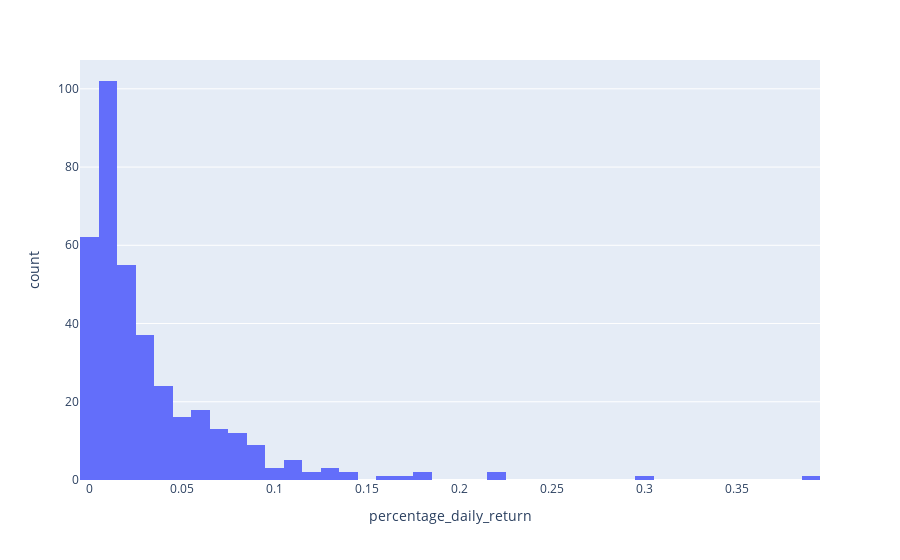

Source (notebook cell):
### Code cell
dfrights.abs().sort_values("percentage_daily_return")
fig = px.histogram(dfrights.abs(), x="percentage_daily_return")
fig.show()

### Figure 1 — Plotly figure (JSON) as saved in the notebook; plotly's stock layout.template omitted (floating-point values rounded to 4 significant figures; data arrays with more than 128 entries replaced by an {"elided": "..."} marker saying what was removed)
{"data": [{"alignmentgroup": "True", "bingroup": "x", "hovertemplate": "percentage_daily_return=%{x}<br>count=%{y}<extra></extra>", "legendgroup": "", "marker": {"color": "#636efa"}, "name": "", "offsetgroup": "", "orientation": "v", "showlegend": false, "type": "histogram", "x": {"elided": "371 float values"}, "xaxis": "x", "yaxis": "y"}], "layout": {"barmode": "relative", "legend": {"tracegroupgap": 0}, "margin": {"t": 60}, "xaxis": {"anchor": "y", "domain": [0, 1], "title": {"text": "percentage_daily_return"}}, "yaxis": {"anchor": "x", "domain": [0, 1], "title": {"text": "count"}}}}
